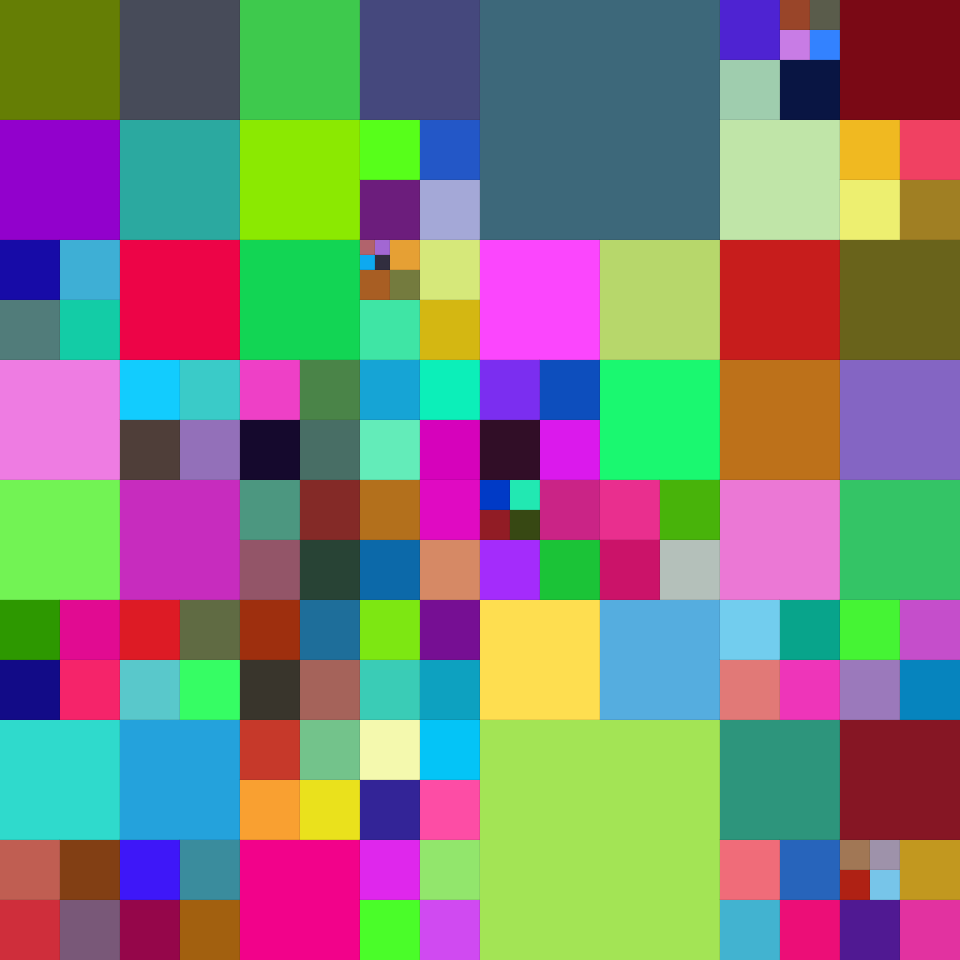
Frame 1 (no input)
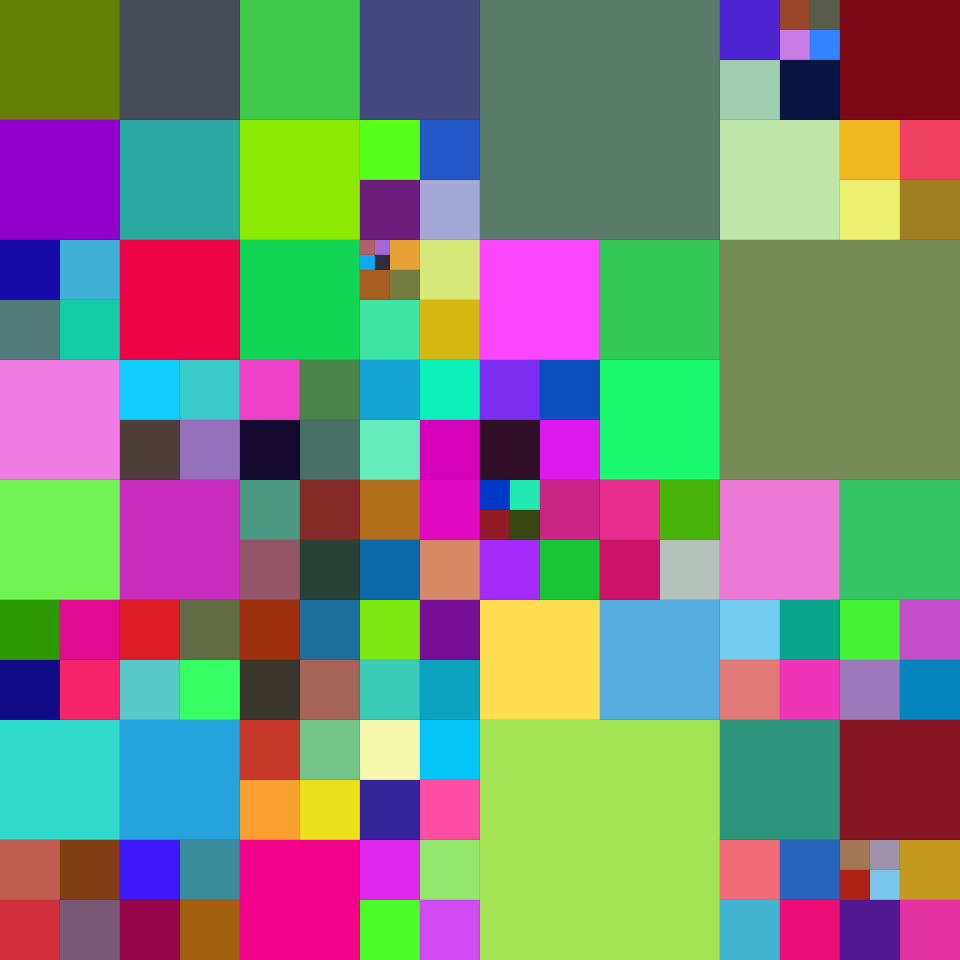
Frame 60 (the mouse pressed at the canvas centre just before this capture)
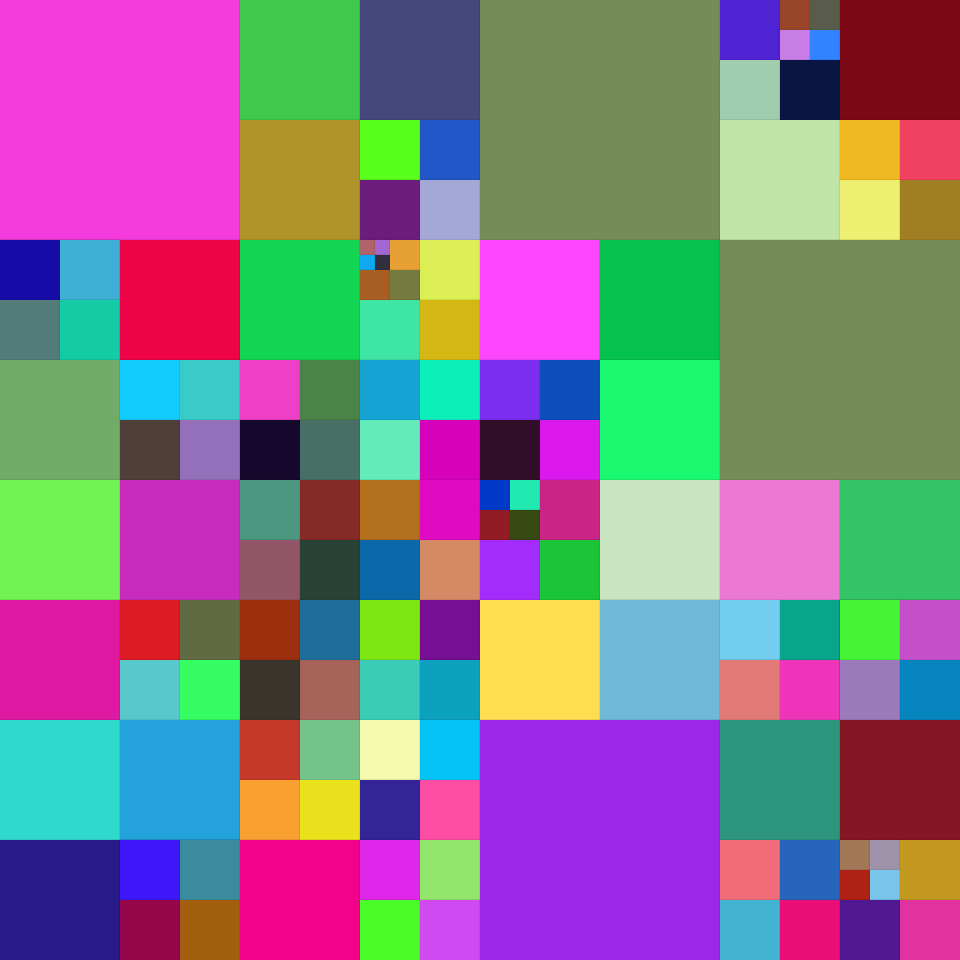
Frame 120 (the mouse held since frame 60 and released just before this capture)

The Processing sketch that drew these frames (run headless with seeded random() and noise(); from frame 60 on, the mouse is pressed at the canvas centre):

// Processing sketch: subRectAni
// ── subRectAni.pde
Quad quad;

void setup() {
  size(960, 960);
  rectMode(CENTER);
  noStroke();
  generate();
}

void draw() {
  background(0);

  if (random(100) < 10) {
    //quad.sub(30);
    quad.join(50);
  }

  quad.update();
}

void keyPressed() {
  if (key == 'g') generate();
}

void generate() {
  quad = new Quad(width/2, height/2, width);
  for (int i = 0; i < 50; i++) {
    quad.sub(0);
  }
}

class Quad {
  ArrayList<Quad> quads;
  boolean sub, remove;
  color col, ncol;
  float x, y, s;
  int time, transTime;
  Quad parent;
  Quad(float x, float y, float s) {
    this.x = x; 
    this.y = y;
    this.s = s;
    parent = null;
    quads = new ArrayList<Quad>();
    col = rcol();
  }
  Quad(float x, float y, float s, Quad parent) {
    this.x = x; 
    this.y = y;
    this.s = s;
    this.parent = parent;
    quads = new ArrayList<Quad>();
    ncol = rcol();
    ncol = color(random(256), random(256), random(256));
    while (ncol == parent.col) 
      ncol = rcol();
    col = parent.col;
    time = transTime = parent.transTime;
    if (time == 0) col = ncol;
  }

  void update() {
    if (time > 0) {
      time--;
      float v = map(time, 0, transTime, 1, 0);
      if (remove) v = 1-v;
      if (parent != null) col = lerpColor(parent.col, ncol, v);
    }

    if (sub) {
      if (remove) {
        if (time == 0) {
          sub = false;
          remove = false;
          quads = new ArrayList<Quad>();
          println("sub false");
        }
        show();
      }
      for (int i = 0; i < quads.size(); i++) {
        quads.get(i).update();
      }
    } else {
      show();
    }
  }

  void show() {
    stroke(0, 20);
    noFill();
    rect(x-1, y-1, s, s);
    noStroke();
    fill(col);
    rect(x, y, s, s);
  }

  void join(int tt) {
    if (time > 0) return;
    boolean join = true;
    for (int i = 0; i < quads.size(); i++) {
      if (quads.get(i).sub) {
        join = false;
        break;
      }
    }
    if (join) {
      remove = true;
      time = transTime = tt;
      ;
    } else {
      quads.get(int(random(quads.size()))).join(tt);
    }
  }

  void sub(int tt) {
    if (time > 0) return;
    if (sub) {
      quads.get(int(random(quads.size()))).sub(tt);
    } else {
      float ms = s*0.5;
      float dd = ms*0.5;
      quads.add(new Quad(x-dd, y-dd, ms, this));
      quads.add(new Quad(x+dd, y-dd, ms, this));
      quads.add(new Quad(x-dd, y+dd, ms, this));
      quads.add(new Quad(x+dd, y+dd, ms, this));
      sub = true;
      time = transTime = tt;
    }
  }
}

color colors[] = {#de4a1e, #ed8673, #567cc6, #91a9e1, #f0e0a7};
int rcol() {
  return colors[int(random(colors.length))];
}
